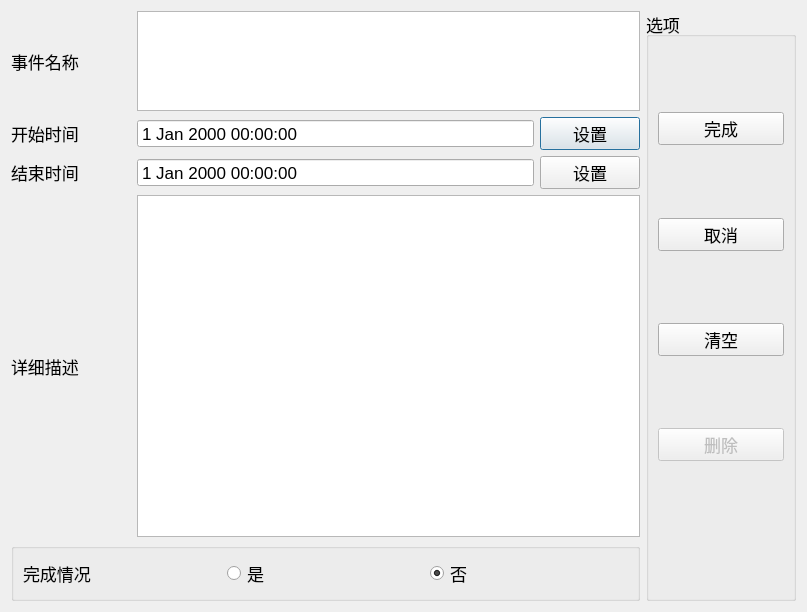
<?xml version="1.0" encoding="UTF-8"?>
<ui version="4.0">
 <class>uRecordEditDialog</class>
 <widget class="QDialog" name="uRecordEditDialog">
  <property name="geometry">
   <rect>
    <x>0</x>
    <y>0</y>
    <width>807</width>
    <height>612</height>
   </rect>
  </property>
  <property name="font">
   <font>
    <pointsize>13</pointsize>
   </font>
  </property>
  <property name="windowTitle">
   <string>编辑日程</string>
  </property>
  <property name="windowIcon">
   <iconset resource="resource.qrc">
    <normaloff>:/timemanagement_icon.ico</normaloff>:/timemanagement_icon.ico</iconset>
  </property>
  <layout class="QHBoxLayout" name="horizontalLayout_7">
   <item>
    <layout class="QVBoxLayout" name="verticalLayout">
     <item>
      <layout class="QHBoxLayout" name="horizontalLayout_6">
       <item>
        <widget class="QLabel" name="label">
         <property name="minimumSize">
          <size>
           <width>120</width>
           <height>0</height>
          </size>
         </property>
         <property name="maximumSize">
          <size>
           <width>120</width>
           <height>100</height>
          </size>
         </property>
         <property name="text">
          <string>事件名称</string>
         </property>
        </widget>
       </item>
       <item>
        <widget class="QPlainTextEdit" name="plainTextEdit_name">
         <property name="maximumSize">
          <size>
           <width>16777215</width>
           <height>100</height>
          </size>
         </property>
        </widget>
       </item>
      </layout>
     </item>
     <item>
      <layout class="QHBoxLayout" name="horizontalLayout">
       <item>
        <widget class="QLabel" name="label_2">
         <property name="maximumSize">
          <size>
           <width>120</width>
           <height>16777215</height>
          </size>
         </property>
         <property name="text">
          <string>开始时间</string>
         </property>
        </widget>
       </item>
       <item>
        <widget class="QDateTimeEdit" name="dateTimeEdit_begindate">
         <property name="buttonSymbols">
          <enum>QAbstractSpinBox::NoButtons</enum>
         </property>
        </widget>
       </item>
       <item>
        <widget class="QPushButton" name="pushButton_set_begin">
         <property name="minimumSize">
          <size>
           <width>100</width>
           <height>0</height>
          </size>
         </property>
         <property name="maximumSize">
          <size>
           <width>100</width>
           <height>16777215</height>
          </size>
         </property>
         <property name="text">
          <string>设置</string>
         </property>
        </widget>
       </item>
      </layout>
     </item>
     <item>
      <layout class="QHBoxLayout" name="horizontalLayout_2">
       <item>
        <widget class="QLabel" name="label_3">
         <property name="maximumSize">
          <size>
           <width>120</width>
           <height>16777215</height>
          </size>
         </property>
         <property name="text">
          <string>结束时间</string>
         </property>
        </widget>
       </item>
       <item>
        <widget class="QDateTimeEdit" name="dateTimeEdit_enddate">
         <property name="buttonSymbols">
          <enum>QAbstractSpinBox::NoButtons</enum>
         </property>
        </widget>
       </item>
       <item>
        <widget class="QPushButton" name="pushButton_set_end">
         <property name="minimumSize">
          <size>
           <width>100</width>
           <height>0</height>
          </size>
         </property>
         <property name="maximumSize">
          <size>
           <width>100</width>
           <height>16777215</height>
          </size>
         </property>
         <property name="text">
          <string>设置</string>
         </property>
        </widget>
       </item>
      </layout>
     </item>
     <item>
      <layout class="QHBoxLayout" name="horizontalLayout_5">
       <item>
        <widget class="QLabel" name="label_4">
         <property name="minimumSize">
          <size>
           <width>120</width>
           <height>0</height>
          </size>
         </property>
         <property name="maximumSize">
          <size>
           <width>120</width>
           <height>16777215</height>
          </size>
         </property>
         <property name="text">
          <string>详细描述</string>
         </property>
        </widget>
       </item>
       <item>
        <widget class="QPlainTextEdit" name="plainTextEdit_detail"/>
       </item>
      </layout>
     </item>
     <item>
      <layout class="QHBoxLayout" name="horizontalLayout_4">
       <item>
        <widget class="QGroupBox" name="groupBox_2">
         <property name="title">
          <string/>
         </property>
         <layout class="QHBoxLayout" name="horizontalLayout_3">
          <item>
           <widget class="QLabel" name="label_5">
            <property name="text">
             <string>完成情况</string>
            </property>
           </widget>
          </item>
          <item>
           <widget class="QRadioButton" name="radioButton_y">
            <property name="text">
             <string>是</string>
            </property>
            <property name="checked">
             <bool>false</bool>
            </property>
           </widget>
          </item>
          <item>
           <widget class="QRadioButton" name="radioButton_n">
            <property name="text">
             <string>否</string>
            </property>
            <property name="checked">
             <bool>true</bool>
            </property>
           </widget>
          </item>
         </layout>
        </widget>
       </item>
      </layout>
     </item>
    </layout>
   </item>
   <item>
    <widget class="QGroupBox" name="groupBox">
     <property name="minimumSize">
      <size>
       <width>150</width>
       <height>0</height>
      </size>
     </property>
     <property name="title">
      <string>选项</string>
     </property>
     <layout class="QVBoxLayout" name="verticalLayout_2">
      <item>
       <spacer name="verticalSpacer">
        <property name="orientation">
         <enum>Qt::Vertical</enum>
        </property>
        <property name="sizeHint" stdset="0">
         <size>
          <width>20</width>
          <height>48</height>
         </size>
        </property>
       </spacer>
      </item>
      <item>
       <widget class="QPushButton" name="pushButton_ok">
        <property name="text">
         <string>完成</string>
        </property>
       </widget>
      </item>
      <item>
       <spacer name="verticalSpacer_2">
        <property name="orientation">
         <enum>Qt::Vertical</enum>
        </property>
        <property name="sizeHint" stdset="0">
         <size>
          <width>20</width>
          <height>48</height>
         </size>
        </property>
       </spacer>
      </item>
      <item>
       <widget class="QPushButton" name="pushButton_cancel">
        <property name="text">
         <string>取消</string>
        </property>
       </widget>
      </item>
      <item>
       <spacer name="verticalSpacer_3">
        <property name="orientation">
         <enum>Qt::Vertical</enum>
        </property>
        <property name="sizeHint" stdset="0">
         <size>
          <width>20</width>
          <height>47</height>
         </size>
        </property>
       </spacer>
      </item>
      <item>
       <widget class="QPushButton" name="pushButton_clear">
        <property name="text">
         <string>清空</string>
        </property>
       </widget>
      </item>
      <item>
       <spacer name="verticalSpacer_5">
        <property name="orientation">
         <enum>Qt::Vertical</enum>
        </property>
        <property name="sizeHint" stdset="0">
         <size>
          <width>20</width>
          <height>48</height>
         </size>
        </property>
       </spacer>
      </item>
      <item>
       <widget class="QPushButton" name="pushButton_delete">
        <property name="enabled">
         <bool>false</bool>
        </property>
        <property name="text">
         <string>删除</string>
        </property>
       </widget>
      </item>
      <item>
       <spacer name="verticalSpacer_4">
        <property name="orientation">
         <enum>Qt::Vertical</enum>
        </property>
        <property name="sizeHint" stdset="0">
         <size>
          <width>20</width>
          <height>128</height>
         </size>
        </property>
       </spacer>
      </item>
     </layout>
    </widget>
   </item>
  </layout>
 </widget>
 <resources>
  <include location="resource.qrc"/>
 </resources>
 <connections>
  <connection>
   <sender>pushButton_ok</sender>
   <signal>clicked()</signal>
   <receiver>uRecordEditDialog</receiver>
   <slot>accept()</slot>
   <hints>
    <hint type="sourcelabel">
     <x>720</x>
     <y>124</y>
    </hint>
    <hint type="destinationlabel">
     <x>403</x>
     <y>305</y>
    </hint>
   </hints>
  </connection>
  <connection>
   <sender>pushButton_cancel</sender>
   <signal>clicked()</signal>
   <receiver>uRecordEditDialog</receiver>
   <slot>reject()</slot>
   <hints>
    <hint type="sourcelabel">
     <x>720</x>
     <y>223</y>
    </hint>
    <hint type="destinationlabel">
     <x>403</x>
     <y>305</y>
    </hint>
   </hints>
  </connection>
  <connection>
   <sender>pushButton_clear</sender>
   <signal>clicked()</signal>
   <receiver>plainTextEdit_name</receiver>
   <slot>clear()</slot>
   <hints>
    <hint type="sourcelabel">
     <x>720</x>
     <y>322</y>
    </hint>
    <hint type="destinationlabel">
     <x>388</x>
     <y>119</y>
    </hint>
   </hints>
  </connection>
  <connection>
   <sender>pushButton_clear</sender>
   <signal>clicked()</signal>
   <receiver>plainTextEdit_detail</receiver>
   <slot>clear()</slot>
   <hints>
    <hint type="sourcelabel">
     <x>720</x>
     <y>322</y>
    </hint>
    <hint type="destinationlabel">
     <x>388</x>
     <y>427</y>
    </hint>
   </hints>
  </connection>
  <connection>
   <sender>pushButton_clear</sender>
   <signal>clicked()</signal>
   <receiver>dateTimeEdit_begindate</receiver>
   <slot>clear()</slot>
   <hints>
    <hint type="sourcelabel">
     <x>720</x>
     <y>322</y>
    </hint>
    <hint type="destinationlabel">
     <x>388</x>
     <y>251</y>
    </hint>
   </hints>
  </connection>
  <connection>
   <sender>pushButton_clear</sender>
   <signal>clicked()</signal>
   <receiver>dateTimeEdit_enddate</receiver>
   <slot>clear()</slot>
   <hints>
    <hint type="sourcelabel">
     <x>720</x>
     <y>322</y>
    </hint>
    <hint type="destinationlabel">
     <x>388</x>
     <y>294</y>
    </hint>
   </hints>
  </connection>
 </connections>
</ui>
